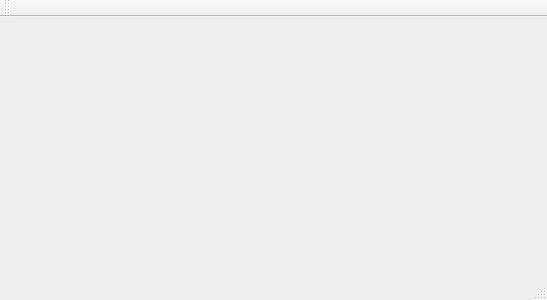
<?xml version="1.0" encoding="UTF-8"?>
<ui version="4.0">
 <class>MainWindow</class>
 <widget class="QMainWindow" name="MainWindow">
  <property name="geometry">
   <rect>
    <x>0</x>
    <y>0</y>
    <width>547</width>
    <height>300</height>
   </rect>
  </property>
  <property name="windowTitle">
   <string>HxtProcessingLib Tester</string>
  </property>
  <widget class="QWidget" name="centralWidget"/>
  <widget class="QMenuBar" name="menuBar">
   <property name="geometry">
    <rect>
     <x>0</x>
     <y>0</y>
     <width>547</width>
     <height>21</height>
    </rect>
   </property>
  </widget>
  <widget class="QToolBar" name="mainToolBar">
   <attribute name="toolBarArea">
    <enum>TopToolBarArea</enum>
   </attribute>
   <attribute name="toolBarBreak">
    <bool>false</bool>
   </attribute>
  </widget>
  <widget class="QStatusBar" name="statusBar"/>
 </widget>
 <layoutdefault spacing="6" margin="11"/>
 <resources/>
 <connections/>
</ui>
